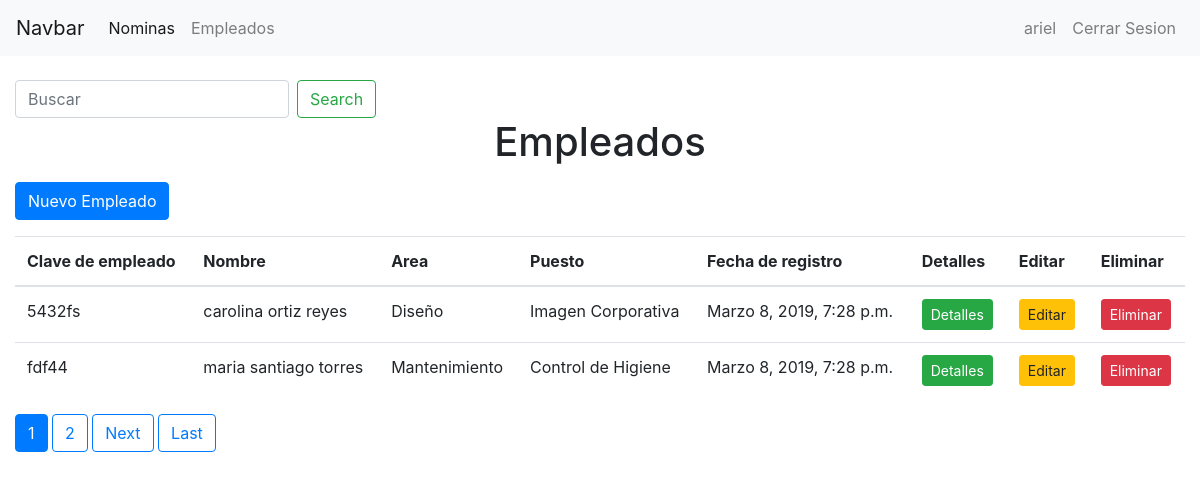
Page /empleado/ (signed in) on the committed database.
### empleados/models.py (models this page shows, shortened)
class Empleado(models.Model):
	areas = (
		('Administracion', 'Administracion'),
		('Aduanas', 'Aduanas'),
		('Negocios', 'Negocios'),
		('Mercadotecnia', 'Mercadotecnia'),
		('Relaciones Publicas', 'Relaciones Publicas'),
		('Mantenimiento', 'Mantenimiento'),
		('Ingenieria', 'Ingenieria'),
		('Diseño', 'Diseño'),
		)
	puestos = (
		('Documentador','Documentador'),
		('Import-Export','Import-Export'),
		('Vendedor','Vendedor'),
		('Social Manager','Social Manager'),
		('RP','RP'),
		('Control de Higiene','Control de Higiene'),
		('Produccion','Produccion'),
		('Imagen Corporativa', 'Imagen Corporativa'),
		)
	clave_empleado = models.CharField(max_length=50)
	nombre = models.CharField(max_length=200)
	primer_apellido = models.CharField(max_length=200)
	segundo_apellido = models.CharField(max_length=200)
	edad = models.IntegerField()
	area = models.CharField(max_length=100, choices=areas, default='Administracion')
	puesto = models.CharField(max_length=100, choices=puestos, default='Documentador')
	fecha_registro = models.DateTimeField(default=timezone.now)
	@property
	def Nombre_completo(self):
		return '{} {} {}'.format(self.nombre, self.primer_apellido, self.segundo_apellido)

### empleados/views.py (the view)
# urls.py: path('empleado/', EmpleadoListView.as_view(), name='index-empleados'),
class EmpleadoListView(LoginRequiredMixin, ListView):
	model = Empleado
	template_name = 'empleados/index_empleado.html'
	context_object_name = 'items'
	ordering = ['-fecha_registro']
	paginate_by = 2

### empleados/templates/empleados/index_empleado.html (shortened to what this page needs)
{% extends "empleados/base.html" %}
{% block content %}
<h1 class="text-center">Empleados</h1>
<a class="btn btn-primary mt-2" href="{% url 'empleado-crear' %}">Nuevo Empleado</a>
<table class="table mt-3">
  <thead>
    <tr>
      <th scope="col">Clave de empleado</th>
      <th scope="col">Nombre</th>
      <th scope="col">Area</th>
      <th scope="col">Puesto</th>
      <th scope="col">Fecha de registro</th>
      <th scope="col">Detalles</th>
      <th scope="col">Editar</th>
      <th scope="col">Eliminar</th>
    </tr>
  </thead>
  <tbody>
  	{% for item in items %}
    <tr>
      <td>{{ item.clave_empleado }}</td>
      <td>{{ item.Nombre_completo }}</td>
      <td>{{ item.area }}</td>
      <td>{{ item.puesto }}</td>
      <td>{{ item.fecha_registro }}</td>
      <td><a class="btn btn-sm btn-success" href="{% url 'empleado-detalles' item.id %}">Detalles</a></td>
      <td><a class="btn btn-sm btn-warning" href="{% url 'empleado-editar' item.id %}">Editar</a></td>
      <td><a class="btn btn-sm btn-danger" href="{% url 'empleado-eliminar' item.id %}">Eliminar</a></td>
    </tr>
    {% endfor %}
  </tbody>
</table>
<div class="mt-3">
{% if is_paginated %}
{% for num in page_obj.paginator.page_range %}
  {% if page_obj.number == num %}
    <a class="btn btn-primary mb-4" href="?page={{ num }}">{{ num }}</a>
    {% elif num > page_obj.number|add:'-3' and num < page_obj.number|add:'3' %}
    <a class="btn btn-outline-primary mb-4" href="?page={{ num }}">{{ num }}</a>
  {% endif %}
{% endfor %}
{% if page_obj.has_next %}
  <a class="btn btn-outline-primary mb-4" href="?page={{ page_obj.next_page_number }}">Next</a>
  <a class="btn btn-outline-primary mb-4" href="?page={{ page_obj.paginator.num_pages }}">Last</a>
{% endif %}
{% endif %}
</div>
{% endblock %}

### empleados/templates/empleados/base.html (shortened to what this page needs)
<!doctype html>
<html lang="en">
<head>
  <link rel="stylesheet" href="https://stackpath.bootstrapcdn.com/bootstrap/4.3.1/css/bootstrap.min.css">
</head>
<body>
 <nav class="navbar navbar-expand-lg navbar-light bg-light">
  <a class="navbar-brand" href="#">Navbar</a>
  <div class="collapse navbar-collapse" id="navbarSupportedContent">
   {% if user.is_authenticated %}
   <ul class="navbar-nav mr-auto">
    <li class="nav-item active">
      <a class="nav-link" href="{% url 'index' %}">Nominas</a>
    </li>
    <li class="nav-item">
      <a class="nav-link" href="{% url 'index-empleados' %}">Empleados</a>
    </li>
  </ul>
  {% endif %}
  <ul class="navbar-nav  ml-auto">
    {% if user.is_authenticated %}
     <li class="nav-item">
    <a class="nav-link" href="">{{user}}</a>
     </li>
    <li class="nav-item">
      <a class="nav-link" href="{% url 'logout' %}">Cerrar Sesion</a>
    </li>
    {% else %}
    <li class="nav-item ">
      <a class="nav-link" href="{% url 'login' %}">Iniciar Sesion</a>
    </li>
    {% endif %}
  </ul>
</div>
</nav>
<div class="container-fluid mt-4">
  {% if user.is_authenticated %}
  <form class="form-inline my-2 my-lg-0" method="GET" action="{% url 'search' %}">
    <input class="form-control mr-sm-2" type="search" placeholder="Buscar" aria-label="Search" value="{{ request.GET.q }}" name="q">
    <button class="btn btn-outline-success my-2 my-sm-0" type="submit">Search</button>
  </form>
  {% endif %}
  {% block content %}
  {% endblock %}
</div>
</body>
</html>

### rows in the picture
Empleado: clave_empleado "5432fs", Nombre_completo "carolina ortiz reyes", area "Diseño", puesto "Imagen Corporativa", fecha_registro "Marzo 8, 2019, 7:28 p.m."
Empleado: clave_empleado "fdf44", Nombre_completo "maria santiago torres", area "Mantenimiento", puesto "Control de Higiene", fecha_registro "Marzo 8, 2019, 7:28 p.m."

### other values in the picture
{{ user }} "ariel"
{{ num }} "1"
{{ num }} "2"
